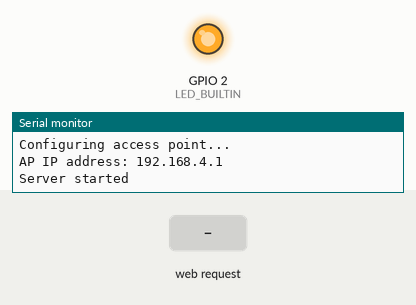
This program was run on a simulated ESP32. Parts: output pins drawn as LEDs (lit = HIGH), the last lines printed to the serial monitor. The test bench sets the inputs (shaded band). Storage starts empty.

Above: at 1.2 s.
1.3 s: HTTP request GET /wifi.cfg received
At 3.15 s:
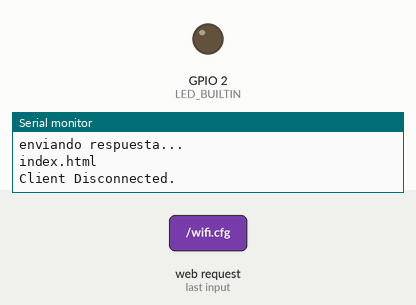
4.3 s: HTTP request GET /index.html received
7.3 s: HTTP request GET /wificonfig.html received
Timing chart, 0 to 16.3 s (numbered marks = the images above; inputs shaded):
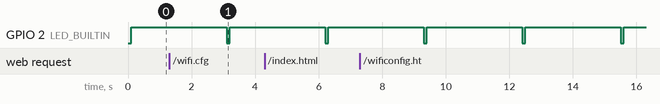

The program:

main.cpp
```cpp
#include <Arduino.h>
// App libraries
#include "perifericos.h"
#include "wifiapp.h"

void setup(){
  // Start the Serial Monitor
  Serial.begin(115200);
  perifericosIniciar();
  wifi_setup();
  finishSetupLEDbuildin();
}

void loop(){
  wifi_refresh();
}
```

LEDbuildin.h
```cpp
#include <Ticker.h>
/////////////////// build-in LED control ////////////////////////

// temporizadores LED build-in
Ticker LEDticker;
float timeON = 0.1;
float timeOFF = 0.1;

void blink(){
  // Toggle the LED state
  digitalWrite(LED_BUILTIN, !digitalRead(LED_BUILTIN));
  // Reset the ticker interval
  LEDticker.attach(digitalRead(LED_BUILTIN) ? timeOFF : timeON, blink);
}

void setLEDTimeOnOff(float onTime, float offtime){
  timeON = onTime;
  timeOFF = offtime;
}

void setupLEDbuildin(){
  // initialize digital pin LED_BUILTIN as an output.
  pinMode(LED_BUILTIN, OUTPUT);
  LEDticker.attach(timeOFF, blink);
}

void finishSetupLEDbuildin(){
  setLEDTimeOnOff(0.1, 3);
}
```

fileSystem.h
```cpp
#include <SPIFFS.h>

bool sendFile(WiFiClient client, String path) {
    // Abre el archivo en SPIFFS
    File file = SPIFFS.open(path, "r");
    if (!file) {
        // Si el archivo no existe, envía un mensaje de error
        client.println("HTTP/1.1 404 Not Found");
        client.println();
        client.println("File not found");
        return false;
    } // Envía el encabezado HTTP
        client.println("HTTP/1.1 200 OK");
        client.println("Content-Type: text/html");
        client.println();
    // Envía el contenido del archivo al cliente
    while (file.available()) {
        client.write(file.read());
        // Serial.print(file.read());
    }
    file.close();
    return true;
}


bool FileSysInit() { // Inicializa SPIFFS
    if (!SPIFFS.begin()) {
        Serial.println("Error al inicializar SPIFFS.");
        return false;
    }
    return true;
 } 
```

perifericos.h
```cpp
#include <Arduino.h>
#include "LEDbuildin.h"

/////////////////////// Setup //////////////////////////////////////

// inicio de perifericos
void perifericosIniciar(){
  setupLEDbuildin();

  // inicializacion de perifericos

}

void perifericosRefresh(){

}
```

serverWeb.h
```cpp
#ifdef ESP32
// #include <AsyncTCP.h>
#include <WiFi.h>
#elif defined(ESP8266)
#include <ESP8266WiFi.h>
#include <ESPAsyncTCP.h>
#endif

#include <WiFiClient.h>
#include <WiFiAP.h>
#include "fileSystem.h"

WiFiServer server(80);
// Set these to your desired credentials.
const char *ssid = "AP ESP32";
const char *password = "123456";

void serverInit()
{
  // You can remove the password parameter if you want the AP to be open.
  // WiFi.softAP(ssid, password);
  WiFi.softAP(ssid);
  IPAddress myIP = WiFi.softAPIP();
  Serial.print("AP IP address: ");
  Serial.println(myIP);
  server.begin();
}

////////////////////// WIFI config /////////////////////////////

bool saveWiFiConfiguration(String ssid, String password)
{
  // Abre el archivo de configuración en la memoria flash
  File file = SPIFFS.open("/wifi.cfg", "w");
  if (!file)
  {
    Serial.println("Error al abrir el archivo de configuración del Wi-Fi.");
    return false;
  } // Escribe el SSID y la contraseña en el archivo
  file.println(ssid);
  file.println(password);
  file.close();
  return true;
}

String getValue(String request, String name)
{
  // Obtiene el valor del parámetro 'name' de la solicitud
  int start = request.indexOf(name + "=");
  if (start == -1)
  {
    return "";
  }
  start += name.length() + 1;
  int end = request.indexOf('&', start);
  if (end == -1)
  {
    end = request.length();
  }
  return request.substring(start, end);
}

void processSaveRequest(WiFiClient client, String request)
{
  // Obtiene el SSID y la contraseña del Wi-Fi del formulario
  String ssid = getValue(request, "ssid");
  String password = getValue(request, "password");
  // Guarda la configuración del Wi-Fi en la memoria flash del ESP8266
  saveWiFiConfiguration(ssid, password);
  // Envía la página de éxito al cliente
  // paginaActual = SUCCESS;
  // sendPage(client, paginaActual);
}

enum Page
{
  INDEX,
  WIFI_CONFIG,
  SUCCESS,
  ERROR
};

void sendPage(WiFiClient client, Page page)
{
  // Send the appropriate response based on the requested page
  switch (page)
  {
  case INDEX:
    sendFile(client, "/index.html");
    Serial.println("index.html");
    break;
  case WIFI_CONFIG:
    sendFile(client, "/wificonfig.html");
    break;
  case SUCCESS:
    client.println("HTTP/1.1 200 OK");
    client.println("Content-Type: text/html");
    client.println("");
    client.println("<h1>Success!</h1>");
    break;
  case ERROR:
    client.println("HTTP/1.1 404 Not Found");
    client.println("Content-Type: text/html");
    client.println("");
    client.println("<h1>404 Page Not Found</h1>");
    break;
  }
}

enum Page paginaActual = INDEX;

////////////////// process all requests ///////////////////////////
void processHTMLRequest()
{
  WiFiClient client = server.available(); // listen for incoming clients
  if (client)
  {
    Serial.println("New Client."); // print a message out the serial port
    String currentLine = "";       // make a String to hold incoming data from the client
    while (client.connected())
    { // loop while the client's connected
      if (client.available())
      {                         // if there's bytes to read from the client,
        char c = client.read(); // read a byte, then
        Serial.write(c);        // print it out the serial monitor
        if (c == '\n')
        { // if the byte is a newline character
          // if the current line is blank, you got two newline characters in a row.
          // that's the end of the client HTTP request, so send a response:
          if (currentLine.length() == 0)
          {
            Serial.println("enviando respuesta...");
            sendPage(client, paginaActual);
            // break out of the while loop:
            break;
          }
          else
          {
            currentLine = "";
          }
        }
        else if (c != '\r')
        {
          currentLine += c;
        }
        // Check to see if the client request was "GET /H" or "GET /L":
        if (currentLine.endsWith("GET /H"))
        {
          digitalWrite(LED_BUILTIN, HIGH); // GET /H turns the LED on
        }
        if (currentLine.endsWith("GET /L"))
        {
          digitalWrite(LED_BUILTIN, LOW); // GET /L turns the LED off
        }
        if (currentLine.endsWith("GET /config"))
        {
          paginaActual = WIFI_CONFIG;
        }
      }
    }
    // close the connection:
    client.stop();
    Serial.println("Client Disconnected.");
  }
}
```

wifiapp.h
```cpp
#include "serverWeb.h"

void wifi_setup() {
  FileSysInit();

  // TODO try read credencial for local wifi and start in AT mode


  Serial.println("Configuring access point...");
  serverInit();

  Serial.println("Server started");
}


void wifi_refresh() {
  processHTMLRequest();
}
```

Measured:
- by itself, GPIO 2 (LED_BUILTIN): alternates HIGH for 3.0 s and LOW for 0.10 s
